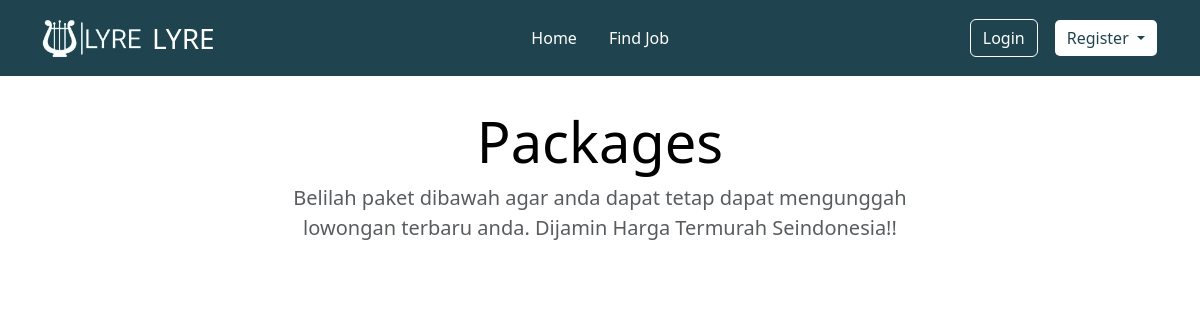
Before: /buy_package.php with the older database file.
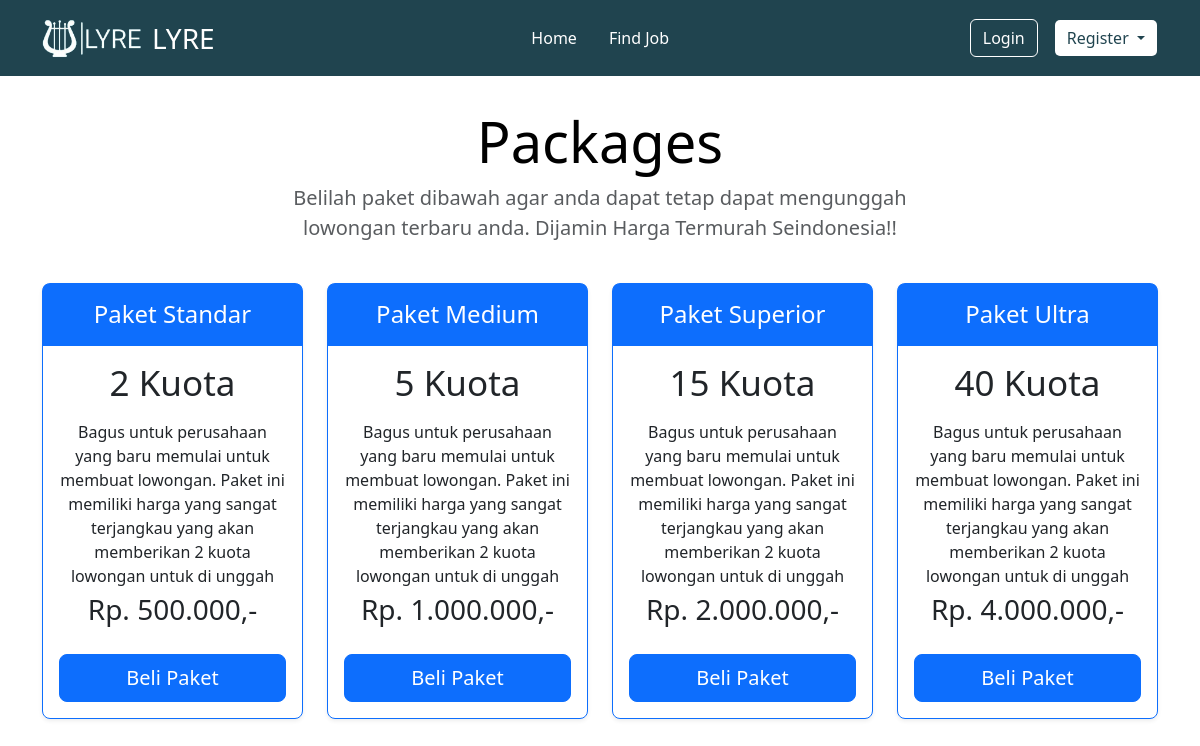
After: the same page with the newer database file.
### tables this page shows
CREATE TABLE `paket` (
  `id_paket` int(11) NOT NULL,
  `nama_paket` varchar(50) DEFAULT NULL,
  `kuota` int(5) DEFAULT NULL,
  `harga` int(50) DEFAULT NULL
);

### buy_package.php (the view, shortened to what this page needs)
<?php
include 'navbar.php';
?>
<!DOCTYPE html>
<html lang="en">
<head>
</head>
<body>
    <div class="container py-3">
        <header>
            <div class="packages-header p-3 pb-md-4 mx-auto text-center">
                <h1 class="display-4 fw-normal text-body-emphasis">Packages</h1>
                <p class="fs-5 text-body-secondary">Belilah paket dibawah agar anda dapat tetap dapat mengunggah
                    lowongan terbaru anda. Dijamin Harga Termurah Seindonesia!!</p>
            </div>
        </header>
        <main>
            <div class="row row-cols-1 row-cols-md-4 mb-3 text-center">
                <?php $ambil = $koneksi->query("SELECT * FROM paket "); ?>
                <?php while ($perpaket = $ambil->fetch_assoc()) { ?>
                    <div class="col">
                        <div class="card mb-4 rounded-3 shadow-sm border-primary">
                            <div class="card-header py-3 text-bg-primary border-primary">
                                <h4 class="my-0 fw-normal">
                                    <?php echo $perpaket['nama_paket']; ?>
                                </h4>
                            </div>
                            <div class="card-body">
                                <h1 class="card-title pricing-card-title"><small>
                                        <?php echo $perpaket['kuota']; ?> Kuota
                                    </small>
                                </h1>
                                <ul class="list-unstyled mt-3 mb-4">
                                    <li>Bagus untuk perusahaan yang baru memulai untuk membuat lowongan. Paket ini memiliki
                                        harga yang sangat terjangkau yang akan memberikan 2 kuota lowongan untuk di unggah
                                    </li>
                                    <li class="fs-3">
                                        <?php echo 'Rp. ' . number_format($perpaket['harga'], 0, ',', '.'); ?>,-
                                    </li>
                                </ul>
                                <?php echo "<a href='checkout.php?id_paket=$perpaket[id_paket]'>"; ?><button type="button" class="w-100 btn btn-lg btn-primary">Beli Paket</button></a>
                            </div>
                        </div>
                    </div>
                <?php } ?>
            </div>
        </main>
    </div>
</body>
</html>

### navbar.php (shortened to what this page needs)
<html>
<head>
    <link rel="stylesheet" href="https://cdn.jsdelivr.net/npm/bootstrap@5.3.2/dist/css/bootstrap.min.css">
    <link rel="stylesheet" href="https://cdnjs.cloudflare.com/ajax/libs/font-awesome/6.0.0/css/all.min.css">
    <link rel="stylesheet" href="assets/css/css.css">
</head>
<nav class="navbar navbar-expand-lg navbar-dark bg-custom">
    <div class="container">
        <a class="navbar-brand my-1 fs-3" href="index.php">
            <img src="assets/img/logo2.png" alt="Logo" width="100" height="40" class="d-inline-block align-text-center">
            LYRE
        </a>
        <div class="collapse navbar-collapse justify-content-lg-end" id="navbarNav">
            <ul class="navbar-nav me-auto mb-2 mb-lg-0">
                <li class="nav-item">
                    <a class="nav-link" href="index.php">Home</a>
                </li>
                <?php
                if (isset($_SESSION['user'])) {
                    echo "
                        <li class='nav-item'>
                            <a class='nav-link' href='user_profile.php'>Profile</a>
                        </li>
                        <li class='nav-item'>
                            <a class='nav-link' href='#'>Find Job</a>
                        </li>";
                } else {
                    echo "
                        <li class='nav-item'>
                            <a class='nav-link' href='#'>Find Job</a>
                        </li>";
                }
                ?>
            </ul>
            <?php
            if (isset($_SESSION['user']) || isset($_SESSION['company']) || isset($_SESSION['admin'])) {
                if (isset($_SESSION['company'])) {
                    $profilePicture = isset($_SESSION['company']['foto_perusahaan']) ? 'assets/img/' . $_SESSION['company']['foto_perusahaan'] : 'assets/img/profile.png';
                    echo "
                        <div class='d-grid gap-2 d-md-flex justify-content-center'>
                        <div class='dropdown text-light'>
                            <a class='btn btn-custom dropdown-toggle text-light' href='#' role='button' id='profileDropdown' data-bs-toggle='dropdown' aria-expanded='false'>
                                <img src='" . $profilePicture . "' alt='Profile Picture' width='35' height='35' class='object-fit-cover rounded-circle me-2'>
                                " . $_SESSION['company']['nama_perusahaan'] . "
                            </a>
                            <ul class='dropdown-menu' aria-labelledby='profileDropdown'>
                                <li><a class='dropdown-item' href='#'>Profile</a></li>
                                <li><a class='dropdown-item' href='#'>Kuota (" . $_SESSION['company']['kuota'] . ")</a></li>
                                <li><hr class='dropdown-divider'></li>
                                <li><a class='dropdown-item' href='logout.php' onclick='return confirm(\"Apakah Anda Yakin?\");'>Logout</a></li>
                            </ul>
                        </div>";
                } elseif (isset($_SESSION['user'])) {
                    $profilePicture = isset($_SESSION['user']['foto_user']) ? 'assets/img/' . $_SESSION['user']['foto_user'] : 'assets/img/profile.png';
                    echo "
                        <div class='d-grid gap-2 d-md-flex justify-content-center'>
                        <div class='dropdown text-light'>
                            <a class='btn btn-custom dropdown-toggle text-light' href='#' role='button' id='profileDropdown' data-bs-toggle='dropdown' aria-expanded='false'>
                                <img src='" . $profilePicture . "' alt='Profile Picture' width='35' height='35' class='object-fit-cover rounded-circle me-2'>
                                " . $_SESSION['user']['nama'] . "
                            </a>
                            <ul class='dropdown-menu' aria-labelledby='profileDropdown'>
                                <li><a class='dropdown-item' href='#'>Profile</a></li>
                                <li><hr class='dropdown-divider'></li>
                                <li><a class='dropdown-item' href='logout.php' onclick='return confirm(\"Apakah Anda Yakin?\");'>Logout</a></li>
                            </ul>
                        </div>";
                } elseif (isset($_SESSION['admin'])) {
                    $profilePicture = isset($_SESSION['admin']['foto_admin']) ? 'assets/img/' . $_SESSION['admin']['foto_admin'] : 'assets/img/profile.png';
                    echo "
                        <div class='d-grid gap-2 d-md-flex justify-content-center'>
                        <div class='dropdown text-light'>
                            <a class='btn btn-custom dropdown-toggle text-light' href='#' role='button' id='profileDropdown' data-bs-toggle='dropdown' aria-expanded='false'>
                                <img src='" . $profilePicture . "' alt='Profile Picture' width='35' height='35' class='object-fit-cover rounded-circle me-2'>
                                " . $_SESSION['admin']['nama'] . "
                            </a>
                            <ul class='dropdown-menu' aria-labelledby='profileDropdown'>
                                <li><a class='dropdown-item' href='#'>Profile</a></li>
                                <li><hr class='dropdown-divider'></li>
                                <li><a class='dropdown-item' href='logout.php' onclick='return confirm(\"Apakah Anda Yakin?\");'>Logout</a></li>
                            </ul>
                        </div>";
                }
            } else {
                echo "
                    <div class='d-grid gap-2 d-md-flex justify-content-md-end'>
                        <a href='login.php' class='btn btn-login me-2 form-control'>Login</a>
                        <div class='dropdown text-light'>
                            <button class='btn btn-register form-control dropdown-toggle' type='button' id='registerDropdown' data-bs-toggle='dropdown' aria-expanded='false'>
                                Register
                            </button>
                            <ul class='dropdown-menu' aria-labelledby='registerDropdown'>
                                <li><a class='dropdown-item' href='daftar_user.php'>Register as Applicant</a></li>
                                <li><a class='dropdown-item' href='daftar_company.php'>Register as Company</a></li>
                            </ul>
                        </div>";
            }
            ?>
        </div>
    </div>
    </div>
</nav>
</html>

### assets/css/css.css (style rules this page uses)
.navbar-brand { margin-right: auto; color: #fff; display: flex; align-items: center; }
.navbar-brand img { margin-right: 10px; }
.navbar-nav { margin: 0 auto; display: flex; justify-content: center; }
.navbar-nav .nav-link { margin: 0 10px; color: #fff; }
.navbar-nav .nav-link { color: #fff; padding: 0.5rem; margin: 0 0.5rem; border-radius: 0.25rem; width: 100%; text-align: center; }
.bg-custom { background-color: #20444F; }
.btn-login { border: 1px solid #fff; color: #fff; }
.btn-register { background-color: #fff; color: #20444F; }
.packages-header { max-width: 700px; }

Changed rows visible on the page:
added paket: nama_paket "Paket Standar", kuota "2", harga "500.000"
added paket: nama_paket "Paket Medium", kuota "5", harga "1.000.000"
added paket: nama_paket "Paket Superior", kuota "15", harga "2.000.000"
added paket: nama_paket "Paket Ultra", kuota "40", harga "4.000.000"
